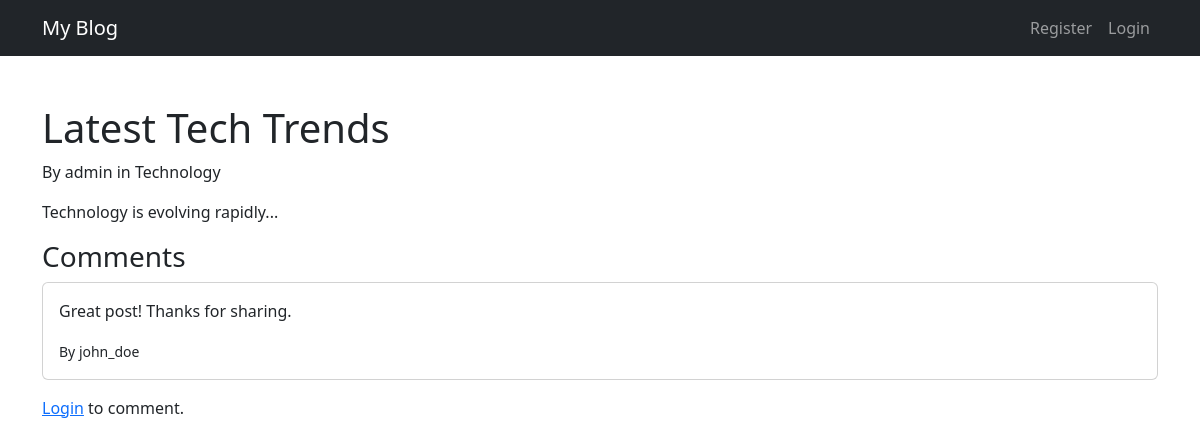
The page /post.php?id=1 on the database its author committed.
### tables this page shows
CREATE TABLE `posts` (
  `id` int(11) NOT NULL,
  `title` varchar(255) NOT NULL,
  `content` text NOT NULL,
  `author_id` int(11) DEFAULT NULL,
  `category_id` int(11) DEFAULT NULL,
  `created_at` timestamp NOT NULL DEFAULT current_timestamp()
);

CREATE TABLE `users` (
  `id` int(11) NOT NULL,
  `username` varchar(50) NOT NULL,
  `email` varchar(100) NOT NULL,
  `password` varchar(255) NOT NULL,
  `role` enum('admin','user') DEFAULT 'user'
);

CREATE TABLE `categories` (
  `id` int(11) NOT NULL,
  `name` varchar(50) NOT NULL
);

CREATE TABLE `comments` (
  `id` int(11) NOT NULL,
  `post_id` int(11) DEFAULT NULL,
  `user_id` int(11) DEFAULT NULL,
  `content` text NOT NULL,
  `approved` tinyint(1) DEFAULT 0,
  `created_at` timestamp NOT NULL DEFAULT current_timestamp()
);

### post.php (the view, shortened to what this page needs)
<?php include 'includes/config.php';
$post_id = $_GET['id'];
$stmt = $pdo->prepare("
  SELECT posts.*, users.username, categories.name AS category_name
  FROM posts
  JOIN users ON posts.author_id = users.id
  JOIN categories ON posts.category_id = categories.id
  WHERE posts.id = ?
");
$stmt->execute([$post_id]);
$post = $stmt->fetch();
$stmt = $pdo->prepare("
  SELECT comments.*, users.username
  FROM comments
  JOIN users ON comments.user_id = users.id
  WHERE post_id = ? AND approved = 1
");
$stmt->execute([$post_id]);
$comments = $stmt->fetchAll();
?>
<?php include 'includes/header.php'; ?>
  <div class="container mt-5">
    <h1><?= $post['title'] ?></h1>
    <p>By <?= $post['username'] ?> in <?= $post['category_name'] ?></p>
    <p><?= nl2br($post['content']) ?></p>
    <h3>Comments</h3>
    <?php foreach ($comments as $comment): ?>
      <div class="card mb-3">
        <div class="card-body">
          <p><?= $comment['content'] ?></p>
          <small>By <?= $comment['username'] ?></small>
        </div>
      </div>
    <?php endforeach; ?>
    <?php if (isset($_SESSION['user_id'])): ?>
      <form method="post">
        <div class="mb-3">
          <textarea name="comment" class="form-control" placeholder="Add a comment" required></textarea>
        </div>
        <button type="submit" name="submit_comment" class="btn btn-primary">Post Comment</button>
      </form>
      <?php
      if (isset($_POST['submit_comment'])) {
        $content = htmlspecialchars($_POST['comment']);
        $user_id = $_SESSION['user_id'];
        $stmt = $pdo->prepare("INSERT INTO comments (post_id, user_id, content) VALUES (?, ?, ?)");
        $stmt->execute([$post_id, $user_id, $content]);
        header("Refresh:0");
      }
      ?>
    <?php else: ?>
      <p><a href="login.php">Login</a> to comment.</p>
    <?php endif; ?>
  </div>
</body>
</html>

### rows shown on the page
posts: title "Latest Tech Trends", author.username "admin", category.name "Technology", content "Technology is evolving rapidly..."
comments: content "Great post! Thanks for sharing.", user.username "john_doe"
